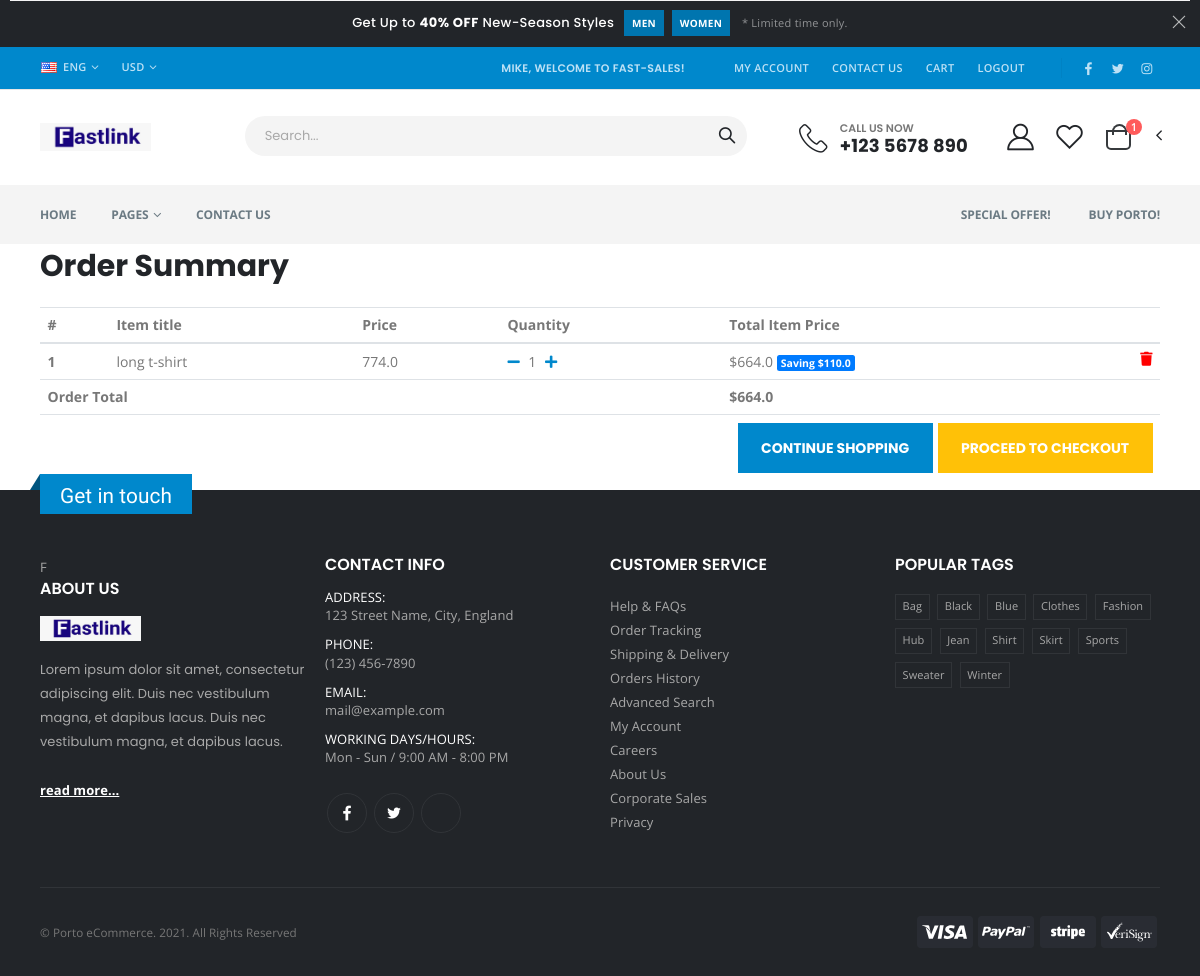
Page /order-summary/ (signed in) on the committed database.
### core/models.py (models this page shows, shortened)
class Order(models.Model):
    user = models.ForeignKey(settings.AUTH_USER_MODEL,
                             on_delete=models.CASCADE)
    ref_code = models.CharField(max_length=20, blank=True, null=True)
    items = models.ManyToManyField(OrderItem)
    start_date = models.DateTimeField(auto_now_add=True)
    ordered_date = models.DateTimeField()
    ordered = models.BooleanField(default=False)
    shipping_address = models.ForeignKey(
        'Address', related_name='shipping_address', on_delete=models.SET_NULL, blank=True, null=True)
    billing_address = models.ForeignKey(
        'Address', related_name='billing_address', on_delete=models.SET_NULL, blank=True, null=True)
    payment = models.ForeignKey(
        'Payment', on_delete=models.SET_NULL, blank=True, null=True)
    coupon = models.ForeignKey(
        'Coupon', on_delete=models.SET_NULL, blank=True, null=True)
    being_delivered = models.BooleanField(default=False)
    received = models.BooleanField(default=False)
    refund_requested = models.BooleanField(default=False)
    refund_granted = models.BooleanField(default=False)
    '''
    1. Item added to cart
    2. Adding a billing address
    (Failed checkout)
    3. Payment
    (Preprocessing, processing, packaging etc.)
    4. Being delivered
    5. Received
    6. Refunds
    '''
    def get_total(self):
        total = 0
        for order_item in self.items.all():
            total += order_item.get_final_price()
        if self.coupon:
            total -= self.coupon.amount
        return total

class OrderItem(models.Model):
    user = models.ForeignKey(settings.AUTH_USER_MODEL,
                             on_delete=models.CASCADE)
    ordered = models.BooleanField(default=False)
    item = models.ForeignKey(Item, on_delete=models.CASCADE)
    quantity = models.IntegerField(default=1)
    def get_total_item_price(self):
        return self.quantity * self.item.price
    def get_total_discount_item_price(self):
        return self.quantity * self.item.discount_price
    def get_amount_saved(self):
        return self.get_total_item_price() - self.get_total_discount_item_price()
    def get_final_price(self):
        if self.item.discount_price:
            return self.get_total_discount_item_price()
        return self.get_total_item_price()

class Item(models.Model):
    title = models.CharField(max_length=100)
    price = models.FloatField()
    discount_price = models.FloatField(blank=True, null=True)
    category = models.ForeignKey(Category, on_delete=models.CASCADE)
    label = models.CharField(choices=LABEL_CHOICES, max_length=1)
    slug = models.SlugField(unique=True)
    quantity = models.IntegerField(null=True, blank=True)
    status = models.BooleanField(default=False, help_text="0=default, 1=hidden")
    trending = models.BooleanField(default=False, help_text="0=default, 1=Trending")
    description = models.TextField()
    additional_information = models.TextField(null=True, blank=True)
    image = models.ImageField()
    image2 = models.ImageField(null=True, blank=True)
    image3 = models.ImageField()

### core/views.py (the view)
# urls.py: path('order-summary/', OrderSummaryView.as_view(), name='order-summary'),
class OrderSummaryView(LoginRequiredMixin, View):
    def get(self, *args, **kwargs):
        try:
            order = Order.objects.get(user=self.request.user, ordered=False)
            context = {
                'object': order
            }
            return render(self.request, 'order_summary.html', context)
        except ObjectDoesNotExist:
            messages.warning(self.request, "You do not have any product on your cart to place an order. continue shopping :)")
            return redirect("/")

### core/templatetags/cart_template_tags.py (called while the page is built)
@register.filter
def cart_item_count(user):
    if user.is_authenticated:
        qs = Order.objects.filter(user=user, ordered=False)
        if qs.exists():
            return qs[0].items.count()
    return 0

### templates/order_summary.html (shortened to what this page needs)
{% extends "base1.html" %}
{% block content %}
  <main>
    <div class="container">
    <div class="table-responsive text-nowrap">
    <h2>Order Summary</h2>
    <table class="table">
        <thead>
        <tr>
            <th scope="col">#</th>
            <th scope="col">Item title</th>
            <th scope="col">Price</th>
            <th scope="col">Quantity</th>
            <th scope="col">Total Item Price</th>
        </tr>
        </thead>
        <tbody>
        {% for order_item in object.items.all %}
        <tr>
            <th scope="row">{{ forloop.counter }}</th>
            <td>{{ order_item.item.title }}</td>
            <td>{{ order_item.item.price }}</td>
            <td>
                <a href="{% url 'core:remove-single-item-from-cart' order_item.item.slug %}"><i class="fas fa-minus mr-2"></i></a>
                {{ order_item.quantity }}
                <a href="{% url 'core:add-to-cart' order_item.item.slug %}"><i class="fas fa-plus ml-2"></i></a>
            </td>
            <td>
            {% if order_item.item.discount_price %}
                ${{ order_item.get_total_discount_item_price }}
                <span class="badge badge-primary">Saving ${{ order_item.get_amount_saved }}</span>
            {% else %}
                ${{ order_item.get_total_item_price }}
            {% endif %}
            <a style='color: red;' href="{% url 'core:remove-from-cart' order_item.item.slug %}">
                <i class="fas fa-trash float-right"></i>
            </a>
            </td>
        </tr>
        {% endfor %}
        {% if object.get_total %}
        <tr>
            <td colspan="4"><b>Order Total</b></td>
            <td><b>${{ object.get_total }}</b></td>
        </tr>
        <tr>
            <td colspan="5">
            <a class='btn btn-warning float-right ml-2' href='/checkout/'>Proceed to checkout</a>
            <a class='btn btn-primary float-right' href='/'>Continue shopping</a>
            </td>
        </tr>
        {% endif %}
        </tbody>
    </table>
    </div>
    </div>
  </main>
{% endblock content %}

### templates/navbar.html (shortened to what this page needs)
{% load cart_template_tags %}
{% load static %}
<div class="page-wrapper">
  <div class="top-notice text-white bg-dark">
      <div class="container text-center">
          <h5 class="d-inline-block mb-0">Get Up to <b>40% OFF</b> New-Season Styles</h5>
          <a href="demo1-shop.html" class="category">MEN</a>
          <a href="demo1-shop.html" class="category">WOMEN</a>
          <small>* Limited time only.</small>
          <button title="Close (Esc)" type="button" class="mfp-close">×</button>
      </div>
  </div>
  <header class="header home">
      <div class="header-top bg-primary text-uppercase">
          <div class="container">
              <div class="header-left">
                  <div class="header-dropdown mr-auto mr-sm-3 mr-md-0">
                      <a href="#" class="pl-0"><i class="flag-us flag"></i>ENG</a>
                  </div>
                  <div class="header-dropdown ml-3 pl-1">
                      <a href="#">USD</a>
                  </div>
              </div>
              <div class="header-right header-dropdowns ml-0 ml-sm-auto">
                  <p class="top-message mb-0 d-none d-sm-block">
                    {% if request.user.is_authenticated %}
                    {{request.user.username}}, Welcome to Fast-Sales!
                    {% else %}
                    Welcome To Fast-Sales!
                    {% endif %}
                  </p>
                  <div class="header-dropdown dropdown-expanded mr-3">
                      <div class="header-menu">
                          <ul>
                              <li><a href="{% url 'core:dashboard' %}">My Account</a></li>
                              <li><a href="{% url 'core:contact' %}">Contact Us</a></li>
                              <li><a href="cart.html">Cart</a></li>
                            {% if request.user.is_authenticated %}
                                <li><a href="{% url 'account_logout' %}">Logout</a></li>
                            {% else %}
                                <li><a href="{% url 'account_login' %}">Login</a></li>
                            {% endif %}
                          </ul>
                      </div>
                  </div>
                  <div class="social-icons">
                      <a href="#" class="social-icon social-facebook icon-facebook ml-0" target="_blank"></a>
                      <a href="#" class="social-icon social-twitter icon-twitter ml-0" target="_blank"></a>
                      <a href="#" class="social-icon social-instagram icon-instagram ml-0" target="_blank"></a>
                  </div>
              </div>
          </div>
      </div>
      <div class="header-middle text-dark sticky-header">
          <div class="container">
              <div class="header-left col-lg-2 w-auto pl-0">
                  <a href="{% url 'core:collections' %}" class="logo">
                      <img src="{% static 'assets/images/fastlink.jpeg' %}" width="111" height="44" alt="Fast-sales logo">
                  </a>
              </div>
              <div class="header-right w-lg-max pl-2">
                  <div class="header-search header-icon header-search-inline header-search-category w-lg-max">
                      <form action="{% url 'core:search' %}" method="POST">
                          <div class="header-search-wrapper">
                              <input type="text" class="form-control" name="searched" placeholder="Search..." required>
                              <button class="btn icon-magnifier" type="submit"></button>
                          </div>
                      </form>
                  </div>
                  <div class="header-contact d-none d-lg-flex align-items-center pr-xl-5 mr-5 mr-xl-3 ml-5">
                      <i class="icon-phone-2"></i>
                      <h6 class="pt-1 line-height-1">Call us now<a href="tel:#" class="d-block text-dark ls-10 pt-1">+123 5678 890</a></h6>
                  </div>
                  <a href="{% url 'core:dashboard' %}" class="header-icon header-icon-user"><i class="icon-user-2"></i></a>
                  <a href="{% url 'account_login' %}" class="header-icon"><i class="icon-wishlist-2"></i></a>
                  <div class="dropdown cart-dropdown">
                      <a href="{% url 'core:order-summary' %}" title="Cart" class="dropdown-toggle dropdown-arrow cart-toggle" role="button" data-toggle="dropdown" aria-haspopup="true" aria-expanded="false" data-display="static">
                          <i class="minicart-icon"></i>
                          <span class="cart-count badge-circle">{{ request.user|cart_item_count }}</span>
                      </a>
                      <div class="dropdown-menu mobile-cart">
                          <a href="#" title="Close (Esc)" class="btn-close">×</a>
                      </div>
                  </div>
              </div>
          </div>
      </div>
  </header>

### rows in the picture
OrderItem: item "long t-shirt", item.price "774.0", quantity "1", get_total_discount_item_price "664.0", get_amount_saved "110.0"
Order: get_total "664.0"

### other values in the picture
{{ request.user.username }} "MIKE"
{{ request.user|cart_item_count }} "1"
